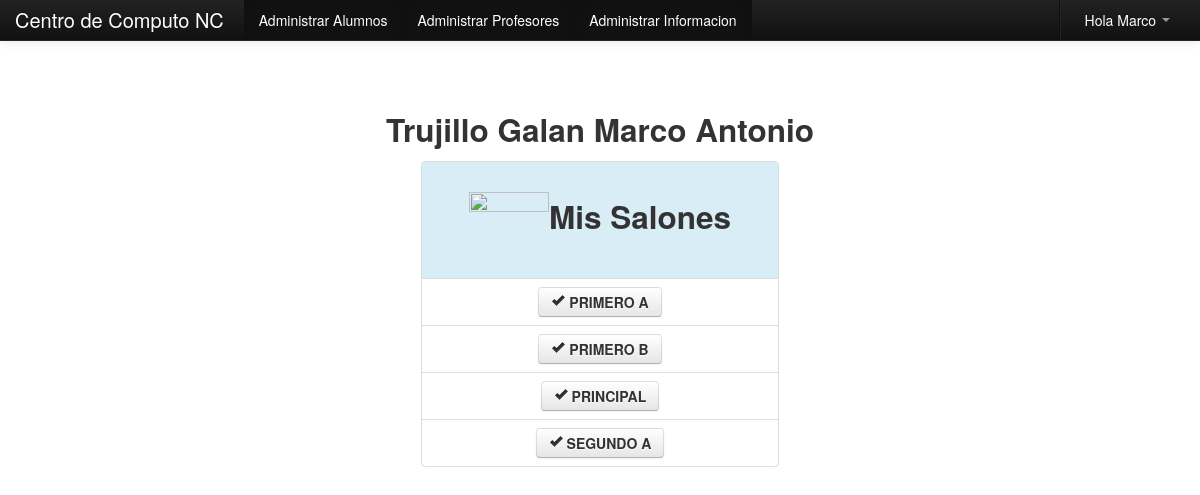
The app's page /Principal.php (signed in) with its own data.
### tables this page shows
CREATE TABLE IF NOT EXISTS `profesor` (
  `id` int(11) NOT NULL AUTO_INCREMENT,
  `nom` varchar(255) NOT NULL,
  `ape` varchar(255) NOT NULL,
  `doc` varchar(255) NOT NULL,
  `con` varchar(255) NOT NULL,
  `fecha` date NOT NULL,
  `dir` varchar(255) NOT NULL,
  `tel` varchar(255) NOT NULL,
  `cel` varchar(255) NOT NULL,
  `correo` varchar(255) NOT NULL,
  `especialidad` varchar(255) NOT NULL,
  `estado` varchar(255) NOT NULL,
  `tipo` varchar(255) NOT NULL,
  PRIMARY KEY (`id`)
);

CREATE TABLE IF NOT EXISTS `salon` (
  `id` int(11) NOT NULL AUTO_INCREMENT,
  `nombre` varchar(255) NOT NULL,
  `grado` varchar(255) NOT NULL,
  `profesor` varchar(255) NOT NULL,
  `estado` varchar(255) NOT NULL,
  PRIMARY KEY (`id`)
);

### Modulos/php_conexion.php (called while the page is built, shortened)
<?php
	function limpiar($tags){
		return $tags;
	}
?>

### Modulos/class_buscar.php (called while the page is built, shortened)
<?php
class Consultar_Profesor{
	private $fetch;
	function __construct($codigo){
		$this->consulta = mysql_query("SELECT * FROM profesor WHERE doc='$codigo'");
		$this->fetch = mysql_fetch_array($this->consulta);
	}
	function consultar($campo){
		return $this->fetch[$campo];
	}
}
?>

### Principal.php (the view, shortened to what this page needs)
<?php
	include_once "Modulos/php_conexion.php";
	include_once "Modulos/class_buscar.php";
	if($_SESSION['tipo_user']=='a' or $_SESSION['tipo_user']=='p'){
		$profesor=limpiar($_SESSION['cod_user']);
		$oProfesor=new Consultar_Profesor($profesor);
		$nombre_profesor=$oProfesor->consultar('ape').' '.$oProfesor->consultar('nom');
	}else{
		header('Location:error.php');
	}
?>
<!DOCTYPE html>
<html lang="es">
  <head>
    <link href="css/bootstrap.css" rel="stylesheet">
    <link href="css/bootstrap-responsive.css" rel="stylesheet">
  </head>
  <body>
    <?php include_once "menu/m_principal.php"; ?>
<br><br>
	<div align="center">
    	<h2><?php echo $nombre_profesor; ?></h2>
    	<table width="30%">
          <tr>
            <td>
            	<table class="table table-bordered">
                  <tr class="info">
                    <td colspan="2"><h2 align="center"><img src="img/salon.png" width="80" height="80">Mis Salones</h2></td>
                  </tr>
                  <?php
				  	$pa=mysql_query("SELECT * FROM salon WHERE profesor='$profesor' order by nombre");
					while($row=mysql_fetch_array($pa)){
						$url=$row['id'];
				  ?>
                  <tr>
                    <td>
                    	<div align="center">
                        	<a href="Modulos/Calificar/index.php?salon=<?php echo $url; ?>" title="Ir a Valorar Alumnos" class="btn">
                        		<strong><i class="icon-ok"></i> <?php echo $row['nombre']; ?></strong>
                            </a>
                        </div>
                    </td>
                  </tr>
                  <?php } ?>
                </table>
            </td>
          </tr>
        </table>
    </div>
  </body>
</html>

### Principal.php (style rules this page uses)
body { padding-top: 60px; padding-bottom: 40px; }

### records on screen
profesor: nombre_profesor "Trujillo Galan Marco Antonio"
salon: nombre "PRIMERO A"
salon: nombre "PRIMERO B"
salon: nombre "PRINCIPAL"
salon: nombre "SEGUNDO A"

### other values on screen
$_SESSION['user_name'] "Marco"
